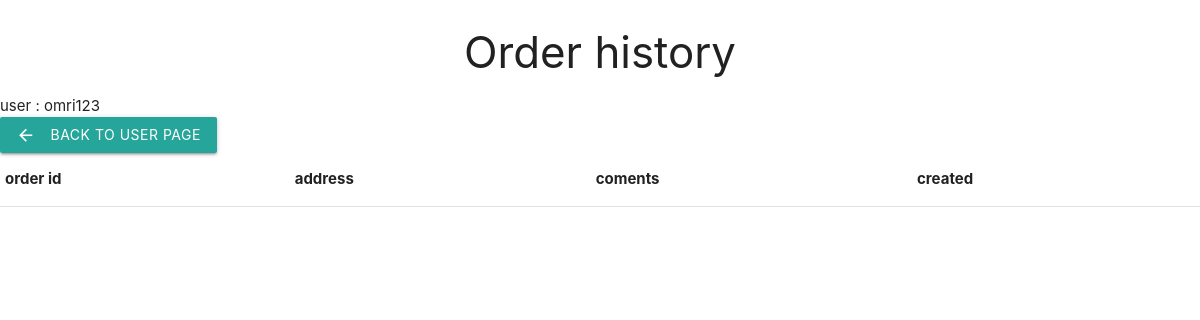
The page /active_orders/ (signed in) on the database as committed earlier.
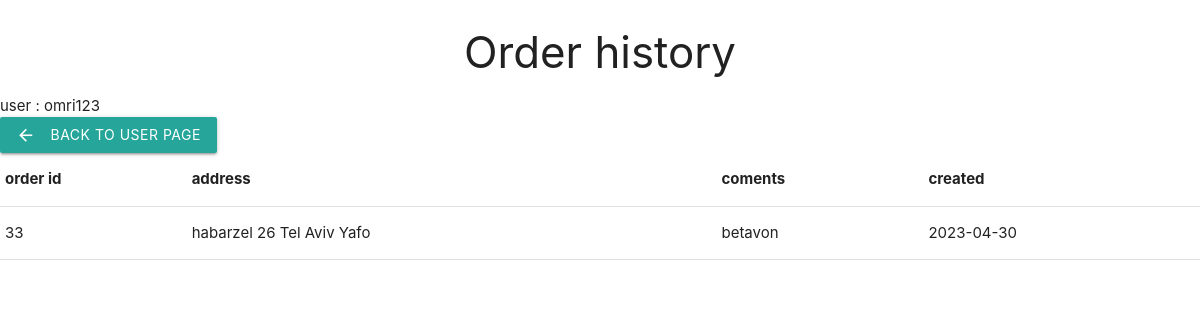
The same page on the database as committed later.
### delivery/models.py (models this page shows)
class Delivery(models.Model):
    order_id=models.OneToOneField(Cart,on_delete=models.CASCADE,primary_key=True)
    is_delivered=models.BooleanField(default=False)
    adress=models.CharField(max_length=200,blank=False)
    comments=models.TextField(default="")
    created=models.DateTimeField(auto_now_add=True)

class Cart(models.Model):
    user_id=models.ForeignKey(User,on_delete=models.CASCADE)

### delivery/views.py (the view)
# urls.py: path('active_orders/',views.active_orders,name="active_orders"),
@login_required
def active_orders(request):#show all active orders (orders that have not been delivered)
    if request.method=='GET':
        user_carts = request.user.cart_set.all()
        delivered_list = []
        for cart in user_carts:
            deliveries = Delivery.objects.filter(order_id=cart, is_delivered=False)
            delivered_list.extend(list(deliveries))
        return render(request, 'order_history.html', {'delivered_list': delivered_list})

### delivery/templates/order_history.html
{% extends 'layout.html' %}
{% block content %}
<h3 class="brand-logo center">Order history</h3>
<div>user : {{request.user}}</div>
<a href="{% url 'user_screen' %}" class="waves-effect waves-light btn"><i class="material-icons left">arrow_back</i>back to user page</a>
<table>
    <thead>
      <tr>
          <th>order id</th>
          <th>address</th>
          <th>coments</th>
          <th>created</th>
      </tr>
    </thead>
    <tbody>
    {% for delivery in delivered_list %}
      <tr>
        <td>{{delivery.order_id.id}}</td>
        <td>{{delivery.adress}}</td>
        <td>{{delivery.comments}}</td>
        <td>{{delivery.created|date:"Y-m-d"}}</td>
      </tr>
    {% endfor %}
    </tbody>
  </table>
{% endblock content%}

Rows that differ between the two databases and show on the page:
added Delivery: order_id.id "33", adress "habarzel 26 Tel Aviv Yafo", comments "betavon", created "2023-04-30"
